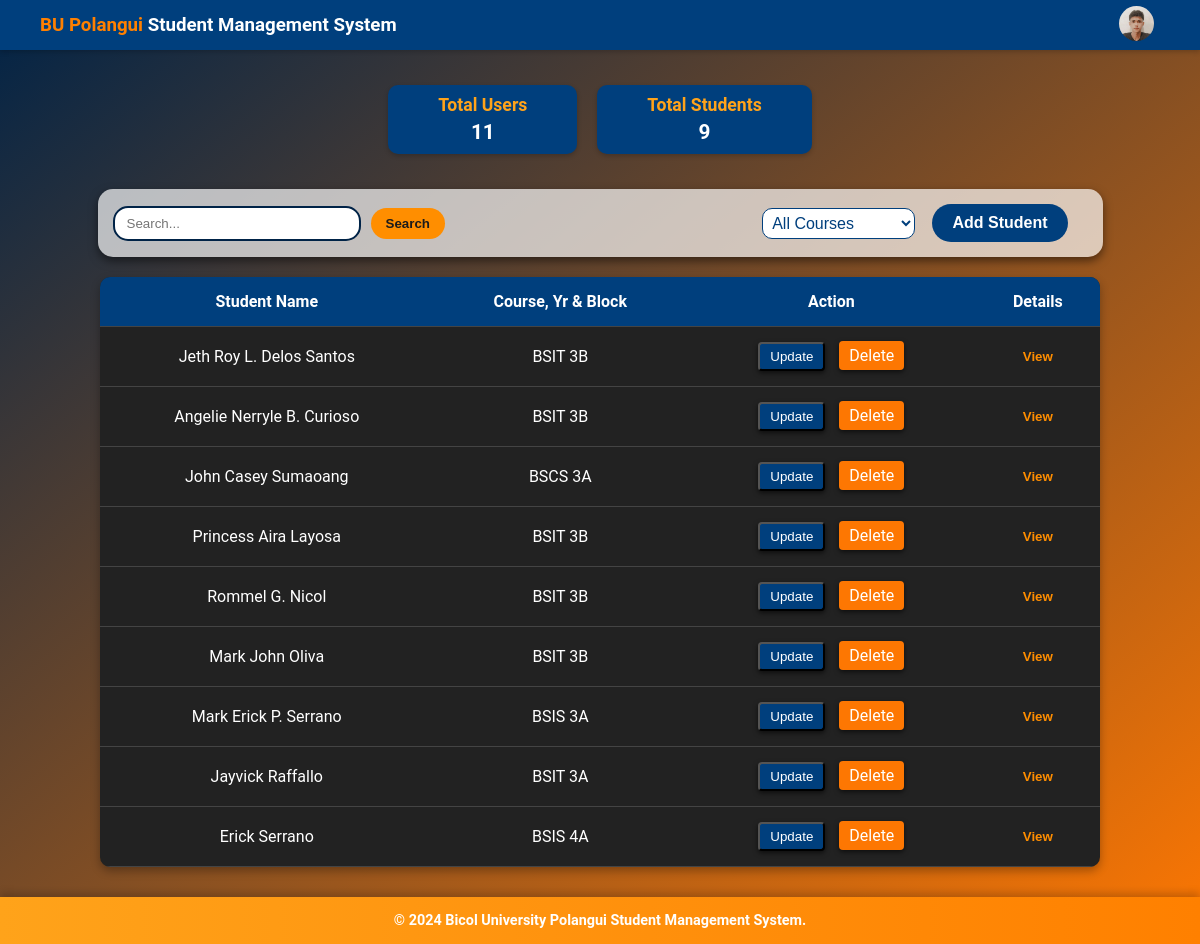
The page /admin_page.php (signed in) on the database its author committed.
### tables this page shows
CREATE TABLE `users` (
  `user_id` int(11) NOT NULL,
  `full_name` varchar(100) NOT NULL,
  `email` varchar(150) NOT NULL,
  `username` varchar(50) NOT NULL,
  `password` varchar(50) NOT NULL,
  `image` varchar(255) NOT NULL DEFAULT 'default.png',
  `user_type` enum('a','u') DEFAULT 'u',
  `created_at` timestamp NOT NULL DEFAULT current_timestamp(),
  `updated_at` timestamp NOT NULL DEFAULT current_timestamp() ON UPDATE current_timestamp()
);

CREATE TABLE `students` (
  `students_id` int(11) NOT NULL,
  `student_name` varchar(255) NOT NULL,
  `contact_number` varchar(13) NOT NULL DEFAULT 'N/A',
  `gender` varchar(55) NOT NULL,
  `address` varchar(255) NOT NULL,
  `birth_date` date NOT NULL,
  `course` varchar(255) NOT NULL,
  `year` varchar(100) NOT NULL,
  `block` varchar(255) NOT NULL,
  `date_of_entry` date NOT NULL DEFAULT current_timestamp(),
  `status` char(1) NOT NULL DEFAULT 'r' COMMENT 'r - regular\r\ni - irregular\r\ng - graduate',
  `user_type` char(1) NOT NULL DEFAULT 's' COMMENT 's - student'
);

### admin_page.php (the view, shortened to what this page needs)
<?php
include 'server/connection.php';
$query_total_users = "SELECT COUNT(*) AS total_users FROM users WHERE user_type = 'u'";
$result_total_users = mysqli_query($conn, $query_total_users);
$total_users = ($result_total_users && mysqli_num_rows($result_total_users) === 1) ? mysqli_fetch_assoc($result_total_users)['total_users'] : 0;
$query_total_students = "SELECT COUNT(*) AS total_students FROM students";
$result_total_students = mysqli_query($conn, $query_total_students);
$total_students = ($result_total_students && mysqli_num_rows($result_total_students) === 1) ? mysqli_fetch_assoc($result_total_students)['total_students'] : 0;
$admin_id = $_SESSION['user_id'];
$query_admin = "SELECT full_name, image FROM users WHERE user_id = '$admin_id' AND user_type = 'a'";
$result_admin = mysqli_query($conn, $query_admin);
if ($result_admin && mysqli_num_rows($result_admin) === 1) {
    $admin_data = mysqli_fetch_assoc($result_admin);
    $admin_image = !empty($admin_data['image']) ? $admin_data['image'] : 'default.png';
} else {
    echo "Admin not found!";
    exit();
}
$sql = "SELECT students_id, student_name, course, year, block FROM students";
$result = $conn->query($sql);
?>
<!DOCTYPE html>
<html lang="en">
<head>
    <link rel="stylesheet" href="css/admin_page.css">
</head>
<body>
<div class="nav">
    <div class="student-ms">
        <h3 class="sm-system">BU Polangui <span class="sistema">Student Management System</span></h3>
    </div>
    <div class="user-account">
        <div class="dropdown">
            <button class="dropbtn">
                <img src="image/<?= htmlspecialchars($admin_image) ?>" alt="Profile" class="profile-icon">
            </button>
        </div>
    </div>
</div>
<div class="dashboard">
    <div class="dashboard-item">
        <h3>Total Users</h3>
        <p><?= htmlspecialchars($total_users) ?></p>
    </div>
    <div class="dashboard-item">
        <h3>Total Students</h3>
        <p><?= htmlspecialchars($total_students) ?></p>
    </div>
</div>
    <div class="profile">
        <div class="search-bar">
            <input type="text" id="searchInput" placeholder="Search...">
            <button id="searchBtn">Search</button>
        </div>
        <div class="filter-course">
            <form method="GET" action="">
                <select id="filterCourse" name="filterCourse" onchange="this.form.submit()">
                    <option value="">All Courses</option>
                </select>
            </form>
        </div>
        <div class="add-student-btn">
            <button class="add-btn" id="openAddModal">Add Student</button>
        </div>
    </div>
    <div class="table-dis">
        <table>
            <thead>
                <tr>
                    <th>Student Name</th>
                    <th>Course, Yr & Block</th>
                    <th>Action</th>
                    <th>Details</th>
                </tr>
            </thead>
            <tbody>
                <?php
                if ($result->num_rows > 0) {
                    while ($row = $result->fetch_assoc()) {
                        echo "<tr>";
                        echo "<td>" . $row['student_name'] . "</td>";
                        echo "<td>" . $row['course'] . " " . $row['year'] . $row['block'] . "</td>";
                        echo "<td><button class='update-btn' data-id='" . $row['students_id'] . "'>Update</button>
                              <a href='delete_student.php?id=" . $row['students_id'] . "' class='delete-btn' onclick='return confirm(\"Are you sure you want to delete this student?\")'>Delete</a></td>";
                        echo "<td>
                              <button class='view-btn' onclick='openStudentProfile(" . $row['students_id'] . ")'>View</button>
                            </td>";
                        echo "</tr>";
                    }
                } else {
                    echo "<tr><td colspan='4'>No students found</td></tr>";
                }
                ?>
            </tbody>
        </table>
    </div>
    <footer>
        &copy; 2024 Bicol University Polangui Student Management System.
    </footer>
</body>
</html>

### css/admin_page.css (style rules this page uses)
body { font-family: 'Roboto', sans-serif; background: linear-gradient(to bottom right, #002347, #FD7702); color: #ffffff; margin: 0; }
.table-dis { height: 100%; min-height: 500px; }
.nav { display: flex; justify-content: center; align-items: center; background: #003F7D; padding: 25px 20px; box-shadow: 0 2px 5px rgba(0, 0, 0, 0.2); position: relative; }
.student-ms { position: absolute; left: 40px; color: #ff8000; }
.sistema { color: white; }
.search-bar { display: flex; align-items: center; gap: 10px; }
.user-account { position: absolute; right: 40px; }
.dashboard { display: flex; justify-content: center; gap: 20px; margin: 20px auto; padding: 15px; border-radius: 15px; width: 90%; max-width: 975px; }
.dashboard-item { text-align: center; padding: 10px 50px; background: #003F7D; color: #ffffff; border-radius: 10px; box-shadow: 0 2px 5px rgba(0, 0, 0, 0.2); }
.dashboard-item h3 { margin: 0; font-size: 1.1rem; color: #ffa31a; }
.dashboard-item p { margin: 5px 0 0; font-size: 1.3rem; font-weight: bold; }
.profile input[type="text"] { padding: 8px 12px; width: 220px; border: 2px solid #002347; border-radius: 15px; background-color: white; margin: 0 auto; color: #ffa31a; }
.profile button { background-color: #FF8E00; color: #1b1b1b; font-weight: bold; border: none; padding: 8px 15px; border-radius: 20px; cursor: pointer; transition: 0.3s ease; }
.profile { display: flex; justify-content: space-between; align-items: center; background: rgba(255, 255, 255, 0.682); margin: 20px auto; padding: 15px; border-radius: 15px; width: 90%; max-width: 975px; box-shadow: 0 4px 10px rgba(0, 0, 0, 0.5); }
.filter-course { text-align: center; }
.filter-course select { padding: 5px; border-radius: 10px; border: 1px solid #003F7D; background-color: #fff; color: #003F7D; font-size: 1rem; outline: none; transition: all 0.3s ease; margin-left: 300px; }
.add-student-btn .add-btn { background-color: #003F7D; color: white; font-size: 16px; font-weight: bold; padding: 10px 20px; border-radius: 25px; text-decoration: none; display: inline-block; transition: 0.3s ease; margin-right: 20px; }
table { width: 90%; max-width: 1000px; margin: 20px auto; border-collapse: collapse; background: #222222; border-radius: 10px; overflow: hidden; box-shadow: 0 4px 10px rgba(0, 0, 0, 0.3); }
table th, table td { text-align: center; padding: 15px; border-bottom: 1px solid #444444; color: #ffffff; }
table th { background: #003F7D; color: white; font-size: 1rem; }
.view-btn { font-weight: bold; border: none; padding: 5px 10px; border-radius: 5px; cursor: pointer; text-decoration: none; color: #FF8E00; background-color: transparent; }
.update-btn, .delete-btn { padding: 5px 10px; text-decoration: none; border-radius: 4px; color: white; margin: 0 5px; }
.update-btn { background-color: #003F7D; box-shadow: 0 2px 5px rgba(0, 0, 0, 0.6); }
.delete-btn { background-color: #FD7702; box-shadow: 0 2px 5px rgba(0, 0, 0, 0.6); }
.user-account .dropbtn { background: none; border: none; cursor: pointer; }
.profile-icon { width: 35px; height: 35px; border-radius: 50%; object-fit: cover; }
.dropdown { position: relative; display: inline-block; }
footer { text-align: center; padding: 15px; background: linear-gradient(to right, #ffa31a, #ff8000); color: white; font-size: 0.9rem; font-weight: bold; box-shadow: 0 -4px 8px rgba(0, 0, 0, 0.2); position: relative; margin-top: 30px; }

### rows shown on the page
users: image (picture)
students: student_name "Jeth Roy L. Delos Santos", course "BSIT", year "3", block "B"
students: student_name "Angelie Nerryle B. Curioso", course "BSIT", year "3", block "B"
students: student_name "John Casey Sumaoang", course "BSCS", year "3", block "A"
students: student_name "Princess Aira Layosa", course "BSIT", year "3", block "B"
students: student_name "Rommel G. Nicol", course "BSIT", year "3", block "B"
students: student_name "Mark John Oliva", course "BSIT", year "3", block "B"
students: student_name "Mark Erick P. Serrano", course "BSIS", year "3", block "A"
students: student_name "Jayvick Raffallo", course "BSIT", year "3", block "A"
students: student_name "Erick Serrano", course "BSIS", year "4", block "A"

### other values the page prints
$total_users "11"
$total_students "9"
